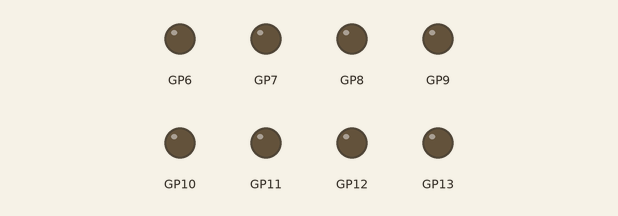
A program run on a simulated Raspberry Pi Pico running MicroPython. Parts: output pins drawn as LEDs (lit = HIGH).

Above: at 0.1 s.
At 4.6 s:
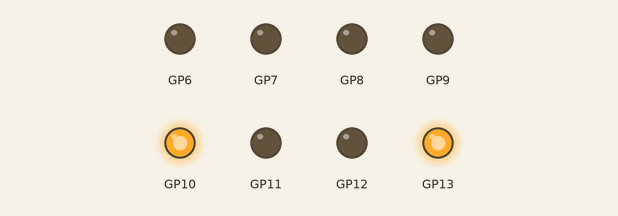
At 9.6 s:
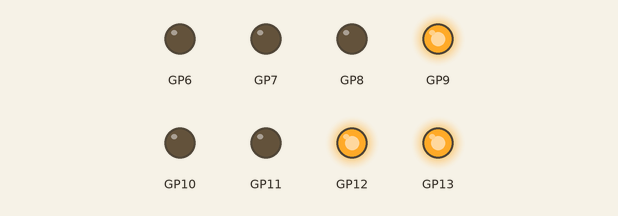
At 19.6 s:
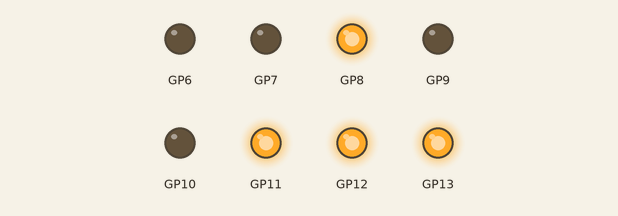
At 29.1 s:
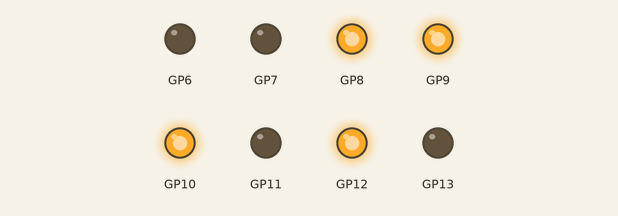
At 39.1 s:
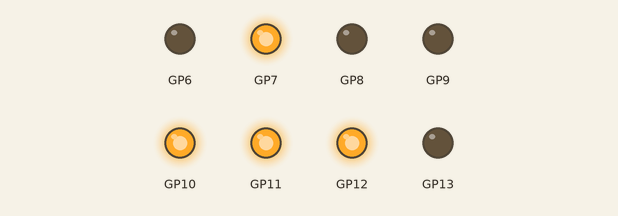
Timing chart, 0 to 40.0 s (numbered marks = the images above):
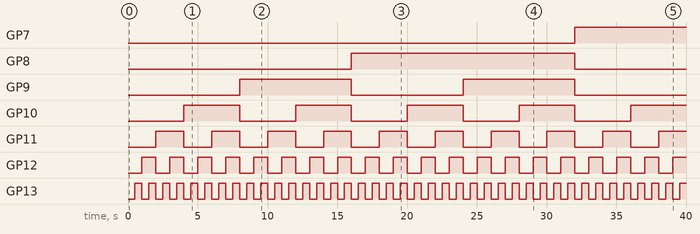

Measured:
- by itself, GP7: LOW → HIGH at 32.0 s
- by itself, GP8: LOW → HIGH at 16.0 s, → LOW 16.0 s later
- by itself, GP9: alternates HIGH for 8.0 s and LOW for 8.0 s
- by itself, GP10: alternates HIGH for 4.0 s and LOW for 4.0 s
- by itself, GP11: alternates HIGH for 2.0 s and LOW for 2.0 s
- by itself, GP12: alternates HIGH for 1.0 s and LOW for 1.0 s
- by itself, GP13: alternates HIGH for 0.50 s and LOW for 0.50 s

The program:

main.py
```python
from machine import Pin
from utime import sleep

ledMap = {
    0: 6,
    1: 7,
    2: 8,
    3: 9,
    4: 10,
    5: 11,
    6: 12,
    7: 13
}

def decToBin(num):
    return "{:08b}".format(int(num))

def strSplit(string):
    lst = []
    lst.extend(string)
    return lst

def writeLed(address, state):
    led = Pin(address, Pin.OUT)
    if int(state):
        led.high()
        return 1
    else:
        led.low()
        return 0

def main():
    for i in range(256):
        register = strSplit(decToBin(i))
        for bit in range(len(register)):
            writeLed(ledMap[bit],register[bit])
        sleep(0.5)

while True:
    main()
```
